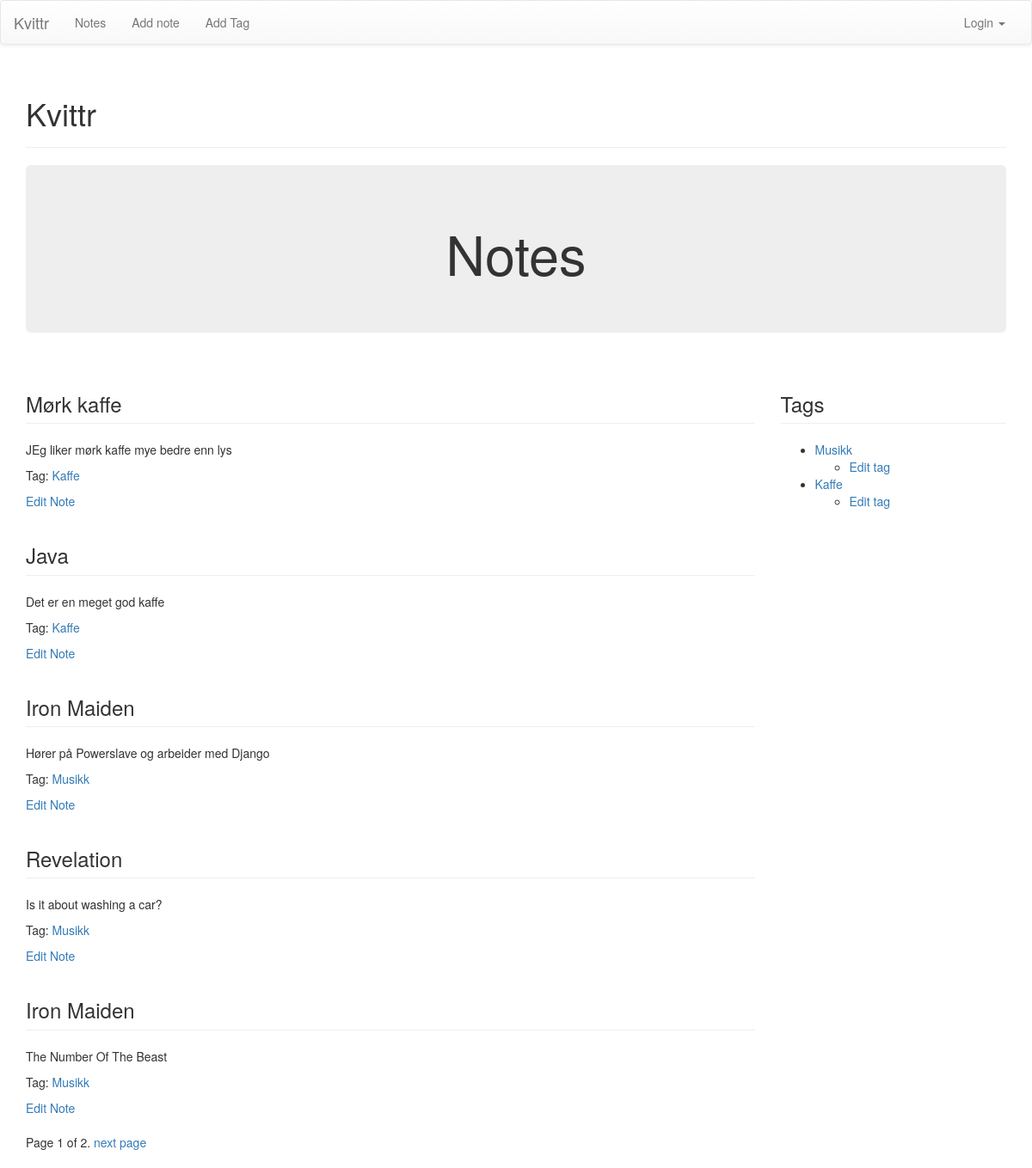
/notes/, run on an earlier commit of the app's database.
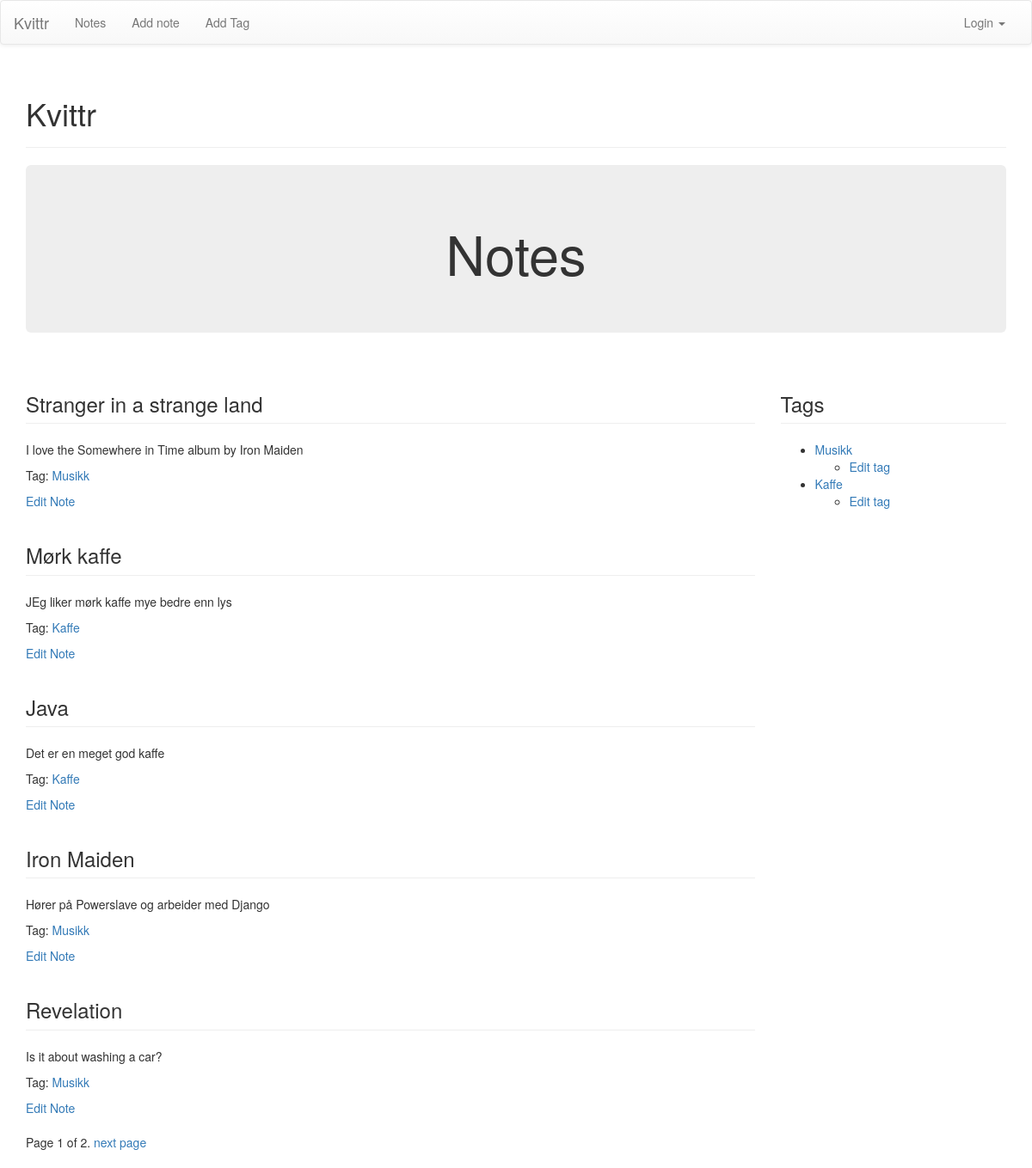
And on a later commit of the database.
### notes/models.py (models this page shows, shortened)
class Note(models.Model):
	label = models.CharField(max_length = 30)
	body = models.TextField()
	timestamp = models.DateTimeField(auto_now_add=True)
	tags = models.ManyToManyField('Tag', related_name='notes')

class Tag(models.Model):
	label = models.CharField(max_length = 30)
	slug = models.SlugField(max_length=30)
	def __unicode__(self):
		return self.label

### notes/views.py (the view)
def index_view(request):
	notes = Note.objects.all().order_by('-timestamp')
	page_number = request.GET.get('page')
	paginator = Paginator(notes, 5)
	try:
		notes = paginator.page(page_number)
	except PageNotAnInteger:
		notes = paginator.page(1)
	except EmptyPage:
		notes = paginator.page(paginator.num_pages)
	tags = Tag.objects.all()
	context = {
		'notes': notes,
		'tags': tags
		}
	return render (request, 'notes/index.html', context)

### templates/notes/index.html (shortened to what this page needs)
{% extends 'base.html' %}
{% block pagecontent %}
<div class="jumbotron">
	<h1 align="center">Notes</h1>
</div>
<div class="row">
	<div class="col-sm-9">
		{% if notes %}
			{% for note in notes %}
				<h3 class="page-header">{{note.label}}</h3>
				<div style="margin-bottom: 10px;">{{note.body}}</div>
					{% for tag in note.tags.all %}
						<p>Tag: <a href="{% url 'notes:tagsearch' slug=tag.slug %}">{{tag}}</a></p>
					{% endfor %}
				<a href="{% url 'notes:addnote' %}?id={{note.id}}">Edit Note</a>
			{% endfor%}
		{% else %}
			<div class="alert alert-warning" align="center">
				<h3>No notes yet</h3>
			</div>
		{% endif%}
	</div>
	<div class="col-sm-3">
		<h3 class="page-header">Tags</h3>
		<ul>
			{% if tags %}
				{% for tag in tags %}
					<li>
						<a href="{% url 'notes:tagsearch' slug=tag.slug %}">{{tag}}</a>
						<ul>
							<li>
								<a href="{% url 'notes:addtag' %}?id={{tag.id}}">Edit tag</a>
							</li>
						</ul>
					</li>
				{% endfor %}
			{% else %}
				<div class="alert alert-warning">No tags yet</div>
			{% endif %}
		</ul>
	</div>
</div>
<div class="pagination">
	<span class"step-links">
		<span class="current">
			Page {{ notes.number }} of {{ notes.paginator.num_pages }}.
		</span>
		{% if notes.has_next %}
			<a href="?page={{ notes.next_page_number }}">next page</a>
		{% endif %}
	</span>
</div>
{% endblock pagecontent %}

What changed in the data, as far as the page shows it:
no longer on this page (row unchanged): Note: label "Iron Maiden", body "The Number Of The Beast", Tag (label "Musikk")
added Note: label "Stranger in a strange land", body "I love the Somewhere in Time album by Iron Maiden", Tag (label "Musikk")
